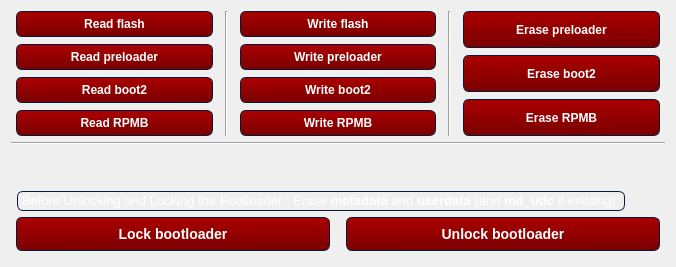
        <widget class="QWidget" name="tab">
         <attribute name="title">
          <string>Flash Tools</string>
         </attribute>
         <layout class="QVBoxLayout" name="verticalLayout_18">
          <item>
           <layout class="QHBoxLayout" name="horizontalLayout_13">
            <item>
             <spacer name="horizontalSpacer_14">
              <property name="orientation">
               <enum>Qt::Horizontal</enum>
              </property>
              <property name="sizeType">
               <enum>QSizePolicy::Fixed</enum>
              </property>
              <property name="sizeHint" stdset="0">
               <size>
                <width>5</width>
                <height>20</height>
               </size>
              </property>
             </spacer>
            </item>
            <item>
             <layout class="QVBoxLayout" name="verticalLayout_5">
              <item>
               <widget class="QPushButton" name="readflashbtn">
                <property name="sizePolicy">
                 <sizepolicy hsizetype="Minimum" vsizetype="Minimum">
                  <horstretch>0</horstretch>
                  <verstretch>0</verstretch>
                 </sizepolicy>
                </property>
                <property name="styleSheet">
                 <string notr="true">/*-----QPushButton-----*/
QPushButton
{
	background-color: qlineargradient(spread:repeat, x1:0.486, y1:0, x2:0.505, y2:1, stop:0.00480769 rgba(170, 0, 0, 255),stop:1 rgba(122, 0, 0, 255));
	color: #ffffff;
	font-weight: bold;
	border-style: solid;
	border-width: 1px;
	border-radius: 6px;
	border-color: #051a39;
	padding: 5px;

}



QPushButton::hover
{
	background-color: #9c0000;
	color: #ffffff;
	border-style: solid;
	border-width: 1px;
	border-radius: 6px;
	border-color: #051a39;
	padding: 5px;

}

QPushButton::disabled
{
	background-color: #404040;
	color: #656565;
	border-color: #051a39;

}


QPushButton::pressed
{
	background-color: #880000;
	color: #ffffff;
	border-style: solid;
	border-width: 2px;
	border-radius: 6px;
	border-color: #000000;
	padding: 5px;

}
</string>
                </property>
                <property name="text">
                 <string>Read flash</string>
                </property>
               </widget>
              </item>
              <item>
               <spacer name="verticalSpacer_2">
                <property name="orientation">
                 <enum>Qt::Vertical</enum>
                </property>
                <property name="sizeType">
                 <enum>QSizePolicy::Fixed</enum>
                </property>
                <property name="sizeHint" stdset="0">
                 <size>
                  <width>20</width>
                  <height>1</height>
                 </size>
                </property>
               </spacer>
              </item>
              <item>
               <widget class="QPushButton" name="readpreloaderbtn">
                <property name="sizePolicy">
                 <sizepolicy hsizetype="Minimum" vsizetype="Minimum">
                  <horstretch>0</horstretch>
                  <verstretch>0</verstretch>
                 </sizepolicy>
                </property>
                <property name="styleSheet">
                 <string notr="true">/*-----QPushButton-----*/
QPushButton
{
	background-color: qlineargradient(spread:repeat, x1:0.486, y1:0, x2:0.505, y2:1, stop:0.00480769 rgba(170, 0, 0, 255),stop:1 rgba(122, 0, 0, 255));
	color: #ffffff;
	font-weight: bold;
	border-style: solid;
	border-width: 1px;
	border-radius: 6px;
	border-color: #051a39;
	padding: 5px;

}



QPushButton::hover
{
	background-color: #9c0000;
	color: #ffffff;
	border-style: solid;
	border-width: 1px;
	border-radius: 6px;
	border-color: #051a39;
	padding: 5px;

}

QPushButton::disabled
{
	background-color: #404040;
	color: #656565;
	border-color: #051a39;

}


QPushButton::pressed
{
	background-color: #880000;
	color: #ffffff;
	border-style: solid;
	border-width: 2px;
	border-radius: 6px;
	border-color: #000000;
	padding: 5px;

}
</string>
                </property>
                <property name="text">
                 <string>Read preloader</string>
                </property>
               </widget>
              </item>
              <item>
               <spacer name="verticalSpacer_3">
                <property name="orientation">
                 <enum>Qt::Vertical</enum>
                </property>
                <property name="sizeType">
                 <enum>QSizePolicy::Fixed</enum>
                </property>
                <property name="sizeHint" stdset="0">
                 <size>
                  <width>20</width>
                  <height>1</height>
                 </size>
                </property>
               </spacer>
              </item>
              <item>
               <widget class="QPushButton" name="readboot2btn">
                <property name="sizePolicy">
                 <sizepolicy hsizetype="Minimum" vsizetype="Minimum">
                  <horstretch>0</horstretch>
                  <verstretch>0</verstretch>
                 </sizepolicy>
                </property>
                <property name="styleSheet">
                 <string notr="true">/*-----QPushButton-----*/
QPushButton
{
	background-color: qlineargradient(spread:repeat, x1:0.486, y1:0, x2:0.505, y2:1, stop:0.00480769 rgba(170, 0, 0, 255),stop:1 rgba(122, 0, 0, 255));
	color: #ffffff;
	font-weight: bold;
	border-style: solid;
	border-width: 1px;
	border-radius: 6px;
	border-color: #051a39;
	padding: 5px;

}



QPushButton::hover
{
	background-color: #9c0000;
	color: #ffffff;
	border-style: solid;
	border-width: 1px;
	border-radius: 6px;
	border-color: #051a39;
	padding: 5px;

}

QPushButton::disabled
{
	background-color: #404040;
	color: #656565;
	border-color: #051a39;

}


QPushButton::pressed
{
	background-color: #880000;
	color: #ffffff;
	border-style: solid;
	border-width: 2px;
	border-radius: 6px;
	border-color: #000000;
	padding: 5px;

}
</string>
                </property>
                <property name="text">
                 <string>Read boot2</string>
                </property>
               </widget>
              </item>
              <item>
               <spacer name="verticalSpacer_11">
                <property name="orientation">
                 <enum>Qt::Vertical</enum>
                </property>
                <property name="sizeType">
                 <enum>QSizePolicy::Fixed</enum>
                </property>
                <property name="sizeHint" stdset="0">
                 <size>
                  <width>20</width>
                  <height>1</height>
                 </size>
                </property>
               </spacer>
              </item>
              <item>
               <widget class="QPushButton" name="readrpmbbtn">
                <property name="sizePolicy">
                 <sizepolicy hsizetype="Minimum" vsizetype="Minimum">
                  <horstretch>0</horstretch>
                  <verstretch>0</verstretch>
                 </sizepolicy>
                </property>
                <property name="styleSheet">
                 <string notr="true">/*-----QPushButton-----*/
QPushButton
{
	background-color: qlineargradient(spread:repeat, x1:0.486, y1:0, x2:0.505, y2:1, stop:0.00480769 rgba(170, 0, 0, 255),stop:1 rgba(122, 0, 0, 255));
	color: #ffffff;
	font-weight: bold;
	border-style: solid;
	border-width: 1px;
	border-radius: 6px;
	border-color: #051a39;
	padding: 5px;

}



QPushButton::hover
{
	background-color: #9c0000;
	color: #ffffff;
	border-style: solid;
	border-width: 1px;
	border-radius: 6px;
	border-color: #051a39;
	padding: 5px;

}

QPushButton::disabled
{
	background-color: #404040;
	color: #656565;
	border-color: #051a39;

}


QPushButton::pressed
{
	background-color: #880000;
	color: #ffffff;
	border-style: solid;
	border-width: 2px;
	border-radius: 6px;
	border-color: #000000;
	padding: 5px;

}
</string>
                </property>
                <property name="text">
                 <string>Read RPMB</string>
                </property>
               </widget>
              </item>
             </layout>
            </item>
            <item>
             <widget class="Line" name="line">
              <property name="minimumSize">
               <size>
                <width>15</width>
                <height>0</height>
               </size>
              </property>
              <property name="orientation">
               <enum>Qt::Vertical</enum>
              </property>
             </widget>
            </item>
            <item>
             <layout class="QVBoxLayout" name="verticalLayout_3">
              <item>
               <widget class="QPushButton" name="writeflashbtn">
                <property name="sizePolicy">
                 <sizepolicy hsizetype="Minimum" vsizetype="Minimum">
                  <horstretch>0</horstretch>
                  <verstretch>0</verstretch>
                 </sizepolicy>
                </property>
                <property name="styleSheet">
                 <string notr="true">/*-----QPushButton-----*/
QPushButton
{
	background-color: qlineargradient(spread:repeat, x1:0.486, y1:0, x2:0.505, y2:1, stop:0.00480769 rgba(170, 0, 0, 255),stop:1 rgba(122, 0, 0, 255));
	color: #ffffff;
	font-weight: bold;
	border-style: solid;
	border-width: 1px;
	border-radius: 6px;
	border-color: #051a39;
	padding: 5px;

}



QPushButton::hover
{
	background-color: #9c0000;
	color: #ffffff;
	border-style: solid;
	border-width: 1px;
	border-radius: 6px;
	border-color: #051a39;
	padding: 5px;

}

QPushButton::disabled
{
	background-color: #404040;
	color: #656565;
	border-color: #051a39;

}


QPushButton::pressed
{
	background-color: #880000;
	color: #ffffff;
	border-style: solid;
	border-width: 2px;
	border-radius: 6px;
	border-color: #000000;
	padding: 5px;

}
</string>
                </property>
                <property name="text">
                 <string>Write flash</string>
                </property>
               </widget>
              </item>
              <item>
               <spacer name="verticalSpacer_12">
                <property name="orientation">
                 <enum>Qt::Vertical</enum>
                </property>
                <property name="sizeType">
                 <enum>QSizePolicy::Fixed</enum>
                </property>
                <property name="sizeHint" stdset="0">
                 <size>
                  <width>20</width>
                  <height>1</height>
                 </size>
                </property>
               </spacer>
              </item>
              <item>
               <widget class="QPushButton" name="writepreloaderbtn">
                <property name="sizePolicy">
                 <sizepolicy hsizetype="Minimum" vsizetype="Minimum">
                  <horstretch>0</horstretch>
                  <verstretch>0</verstretch>
                 </sizepolicy>
                </property>
                <property name="styleSheet">
                 <string notr="true">/*-----QPushButton-----*/
QPushButton
{
	background-color: qlineargradient(spread:repeat, x1:0.486, y1:0, x2:0.505, y2:1, stop:0.00480769 rgba(170, 0, 0, 255),stop:1 rgba(122, 0, 0, 255));
	color: #ffffff;
	font-weight: bold;
	border-style: solid;
	border-width: 1px;
	border-radius: 6px;
	border-color: #051a39;
	padding: 5px;

}



QPushButton::hover
{
	background-color: #9c0000;
	color: #ffffff;
	border-style: solid;
	border-width: 1px;
	border-radius: 6px;
	border-color: #051a39;
	padding: 5px;

}

QPushButton::disabled
{
	background-color: #404040;
	color: #656565;
	border-color: #051a39;

}


QPushButton::pressed
{
	background-color: #880000;
	color: #ffffff;
	border-style: solid;
	border-width: 2px;
	border-radius: 6px;
	border-color: #000000;
	padding: 5px;

}
</string>
                </property>
                <property name="text">
                 <string>Write preloader</string>
                </property>
               </widget>
              </item>
              <item>
               <spacer name="verticalSpacer_13">
                <property name="orientation">
                 <enum>Qt::Vertical</enum>
                </property>
                <property name="sizeType">
                 <enum>QSizePolicy::Fixed</enum>
                </property>
                <property name="sizeHint" stdset="0">
                 <size>
                  <width>20</width>
                  <height>1</height>
                 </size>
                </property>
               </spacer>
              </item>
              <item>
               <widget class="QPushButton" name="writeboot2btn">
                <property name="sizePolicy">
                 <sizepolicy hsizetype="Minimum" vsizetype="Minimum">
                  <horstretch>0</horstretch>
                  <verstretch>0</verstretch>
                 </sizepolicy>
                </property>
                <property name="styleSheet">
                 <string notr="true">/*-----QPushButton-----*/
QPushButton
{
	background-color: qlineargradient(spread:repeat, x1:0.486, y1:0, x2:0.505, y2:1, stop:0.00480769 rgba(170, 0, 0, 255),stop:1 rgba(122, 0, 0, 255));
	color: #ffffff;
	font-weight: bold;
	border-style: solid;
	border-width: 1px;
	border-radius: 6px;
	border-color: #051a39;
	padding: 5px;

}



QPushButton::hover
{
	background-color: #9c0000;
	color: #ffffff;
	border-style: solid;
	border-width: 1px;
	border-radius: 6px;
	border-color: #051a39;
	padding: 5px;

}

QPushButton::disabled
{
	background-color: #404040;
	color: #656565;
	border-color: #051a39;

}


QPushButton::pressed
{
	background-color: #880000;
	color: #ffffff;
	border-style: solid;
	border-width: 2px;
	border-radius: 6px;
	border-color: #000000;
	padding: 5px;

}
</string>
                </property>
                <property name="text">
                 <string>Write boot2</string>
                </property>
               </widget>
              </item>
              <item>
               <spacer name="verticalSpacer_14">
                <property name="orientation">
                 <enum>Qt::Vertical</enum>
                </property>
                <property name="sizeType">
                 <enum>QSizePolicy::Fixed</enum>
                </property>
                <property name="sizeHint" stdset="0">
                 <size>
                  <width>20</width>
                  <height>1</height>
                 </size>
                </property>
               </spacer>
              </item>
              <item>
               <widget class="QPushButton" name="writerpmbbtn">
                <property name="sizePolicy">
                 <sizepolicy hsizetype="Minimum" vsizetype="Minimum">
                  <horstretch>0</horstretch>
                  <verstretch>0</verstretch>
                 </sizepolicy>
                </property>
                <property name="styleSheet">
                 <string notr="true">/*-----QPushButton-----*/
QPushButton
{
	background-color: qlineargradient(spread:repeat, x1:0.486, y1:0, x2:0.505, y2:1, stop:0.00480769 rgba(170, 0, 0, 255),stop:1 rgba(122, 0, 0, 255));
	color: #ffffff;
	font-weight: bold;
	border-style: solid;
	border-width: 1px;
	border-radius: 6px;
	border-color: #051a39;
	padding: 5px;

}



QPushButton::hover
{
	background-color: #9c0000;
	color: #ffffff;
	border-style: solid;
	border-width: 1px;
	border-radius: 6px;
	border-color: #051a39;
	padding: 5px;

}

QPushButton::disabled
{
	background-color: #404040;
	color: #656565;
	border-color: #051a39;

}


QPushButton::pressed
{
	background-color: #880000;
	color: #ffffff;
	border-style: solid;
	border-width: 2px;
	border-radius: 6px;
	border-color: #000000;
	padding: 5px;

}
</string>
                </property>
                <property name="text">
                 <string>Write RPMB</string>
                </property>
               </widget>
              </item>
             </layout>
            </item>
            <item>
             <widget class="Line" name="line_3">
              <property name="minimumSize">
               <size>
                <width>15</width>
                <height>0</height>
               </size>
              </property>
              <property name="orientation">
               <enum>Qt::Vertical</enum>
              </property>
             </widget>
            </item>
            <item>
             <layout class="QVBoxLayout" name="verticalLayout_4">
              <item>
               <widget class="QPushButton" name="erasepreloaderbtn">
                <property name="sizePolicy">
                 <sizepolicy hsizetype="Minimum" vsizetype="Minimum">
                  <horstretch>0</horstretch>
                  <verstretch>0</verstretch>
                 </sizepolicy>
                </property>
                <property name="styleSheet">
                 <string notr="true">/*-----QPushButton-----*/
QPushButton
{
	background-color: qlineargradient(spread:repeat, x1:0.486, y1:0, x2:0.505, y2:1, stop:0.00480769 rgba(170, 0, 0, 255),stop:1 rgba(122, 0, 0, 255));
	color: #ffffff;
	font-weight: bold;
	border-style: solid;
	border-width: 1px;
	border-radius: 6px;
	border-color: #051a39;
	padding: 5px;

}



QPushButton::hover
{
	background-color: #9c0000;
	color: #ffffff;
	border-style: solid;
	border-width: 1px;
	border-radius: 6px;
	border-color: #051a39;
	padding: 5px;

}

QPushButton::disabled
{
	background-color: #404040;
	color: #656565;
	border-color: #051a39;

}


QPushButton::pressed
{
	background-color: #880000;
	color: #ffffff;
	border-style: solid;
	border-width: 2px;
	border-radius: 6px;
	border-color: #000000;
	padding: 5px;

}
</string>
                </property>
                <property name="text">
                 <string>Erase preloader</string>
                </property>
               </widget>
              </item>
              <item>
               <spacer name="verticalSpacer_15">
                <property name="orientation">
                 <enum>Qt::Vertical</enum>
                </property>
                <property name="sizeType">
                 <enum>QSizePolicy::Fixed</enum>
                </property>
                <property name="sizeHint" stdset="0">
                 <size>
                  <width>20</width>
                  <height>1</height>
                 </size>
                </property>
               </spacer>
              </item>
              <item>
               <widget class="QPushButton" name="eraseboot2btn">
                <property name="sizePolicy">
                 <sizepolicy hsizetype="Minimum" vsizetype="Minimum">
                  <horstretch>0</horstretch>
                  <verstretch>0</verstretch>
                 </sizepolicy>
                </property>
                <property name="styleSheet">
                 <string notr="true">/*-----QPushButton-----*/
QPushButton
{
	background-color: qlineargradient(spread:repeat, x1:0.486, y1:0, x2:0.505, y2:1, stop:0.00480769 rgba(170, 0, 0, 255),stop:1 rgba(122, 0, 0, 255));
	color: #ffffff;
	font-weight: bold;
	border-style: solid;
	border-width: 1px;
	border-radius: 6px;
	border-color: #051a39;
	padding: 5px;

}



QPushButton::hover
{
	background-color: #9c0000;
	color: #ffffff;
	border-style: solid;
	border-width: 1px;
	border-radius: 6px;
	border-color: #051a39;
	padding: 5px;

}

QPushButton::disabled
{
	background-color: #404040;
	color: #656565;
	border-color: #051a39;

}


QPushButton::pressed
{
	background-color: #880000;
	color: #ffffff;
	border-style: solid;
	border-width: 2px;
	border-radius: 6px;
	border-color: #000000;
	padding: 5px;

}
</string>
                </property>
                <property name="text">
                 <string>Erase boot2</string>
                </property>
               </widget>
              </item>
              <item>
               <spacer name="verticalSpacer_16">
                <property name="orientation">
                 <enum>Qt::Vertical</enum>
                </property>
                <property name="sizeType">
                 <enum>QSizePolicy::Fixed</enum>
                </property>
                <property name="sizeHint" stdset="0">
                 <size>
                  <width>20</width>
                  <height>1</height>
                 </size>
                </property>
               </spacer>
              </item>
              <item>
               <widget class="QPushButton" name="eraserpmbbtn">
                <property name="sizePolicy">
                 <sizepolicy hsizetype="Minimum" vsizetype="Minimum">
                  <horstretch>0</horstretch>
                  <verstretch>0</verstretch>
                 </sizepolicy>
                </property>
                <property name="styleSheet">
                 <string notr="true">/*-----QPushButton-----*/
QPushButton
{
	background-color: qlineargradient(spread:repeat, x1:0.486, y1:0, x2:0.505, y2:1, stop:0.00480769 rgba(170, 0, 0, 255),stop:1 rgba(122, 0, 0, 255));
	color: #ffffff;
	font-weight: bold;
	border-style: solid;
	border-width: 1px;
	border-radius: 6px;
	border-color: #051a39;
	padding: 5px;

}



QPushButton::hover
{
	background-color: #9c0000;
	color: #ffffff;
	border-style: solid;
	border-width: 1px;
	border-radius: 6px;
	border-color: #051a39;
	padding: 5px;

}

QPushButton::disabled
{
	background-color: #404040;
	color: #656565;
	border-color: #051a39;

}


QPushButton::pressed
{
	background-color: #880000;
	color: #ffffff;
	border-style: solid;
	border-width: 2px;
	border-radius: 6px;
	border-color: #000000;
	padding: 5px;

}
</string>
                </property>
                <property name="text">
                 <string>Erase RPMB</string>
                </property>
               </widget>
              </item>
             </layout>
            </item>
            <item>
             <spacer name="horizontalSpacer_15">
              <property name="orientation">
               <enum>Qt::Horizontal</enum>
              </property>
              <property name="sizeType">
               <enum>QSizePolicy::Fixed</enum>
              </property>
              <property name="sizeHint" stdset="0">
               <size>
                <width>5</width>
                <height>20</height>
               </size>
              </property>
             </spacer>
            </item>
           </layout>
          </item>
          <item>
           <layout class="QVBoxLayout" name="verticalLayout_2">
            <item>
             <widget class="Line" name="line_4">
              <property name="orientation">
               <enum>Qt::Horizontal</enum>
              </property>
             </widget>
            </item>
            <item>
             <spacer name="verticalSpacer">
              <property name="orientation">
               <enum>Qt::Vertical</enum>
              </property>
              <property name="sizeHint" stdset="0">
               <size>
                <width>20</width>
                <height>40</height>
               </size>
              </property>
             </spacer>
            </item>
            <item>
             <layout class="QHBoxLayout" name="horizontalLayout_15">
              <item>
               <spacer name="horizontalSpacer_16">
                <property name="orientation">
                 <enum>Qt::Horizontal</enum>
                </property>
                <property name="sizeType">
                 <enum>QSizePolicy::Minimum</enum>
                </property>
                <property name="sizeHint" stdset="0">
                 <size>
                  <width>6</width>
                  <height>20</height>
                 </size>
                </property>
               </spacer>
              </item>
              <item>
               <widget class="QLabel" name="label_5">
                <property name="styleSheet">
                 <string notr="true">	border-style: solid;
	border-width: 1px;
	border-radius: 6px;
	border-color: #051a39;
	padding: 1px;</string>
                </property>
                <property name="text">
                 <string>&lt;html&gt;&lt;head/&gt;&lt;body&gt;&lt;p&gt;&lt;span style=&quot; font-family:'-apple-system','BlinkMacSystemFont','Segoe UI','Helvetica','Arial','sans-serif','Apple Color Emoji','Segoe UI Emoji'; font-size:13px; color:#ffffff; background-color:transparent;&quot;&gt;Before Unlocking and Locking the Bootloader :&lt;/span&gt;&lt;span style=&quot; font-family:'-apple-system','BlinkMacSystemFont','Segoe UI','Helvetica','Arial','sans-serif','Apple Color Emoji','Segoe UI Emoji'; font-size:13px; color:#ffffff; background-color:transparent;&quot;&gt; Erase &lt;/span&gt;&lt;span style=&quot; font-family:'-apple-system','BlinkMacSystemFont','Segoe UI','Helvetica','Arial','sans-serif','Apple Color Emoji','Segoe UI Emoji'; font-size:13px; font-weight:700; color:#ffffff; background-color:transparent;&quot;&gt;metadata&lt;/span&gt;&lt;span style=&quot; font-family:'-apple-system','BlinkMacSystemFont','Segoe UI','Helvetica','Arial','sans-serif','Apple Color Emoji','Segoe UI Emoji'; font-size:13px; color:#ffffff; background-color:transparent;&quot;&gt; and &lt;/span&gt;&lt;span style=&quot; font-family:'-apple-system','BlinkMacSystemFont','Segoe UI','Helvetica','Arial','sans-serif','Apple Color Emoji','Segoe UI Emoji'; font-size:13px; font-weight:700; color:#ffffff; background-color:transparent;&quot;&gt;userdata&lt;/span&gt;&lt;span style=&quot; font-family:'-apple-system','BlinkMacSystemFont','Segoe UI','Helvetica','Arial','sans-serif','Apple Color Emoji','Segoe UI Emoji'; font-size:13px; color:#ffffff; background-color:transparent;&quot;&gt; (and &lt;/span&gt;&lt;span style=&quot; font-family:'-apple-system','BlinkMacSystemFont','Segoe UI','Helvetica','Arial','sans-serif','Apple Color Emoji','Segoe UI Emoji'; font-size:13px; font-weight:700; color:#ffffff; background-color:transparent;&quot;&gt;md_udc&lt;/span&gt;&lt;span style=&quot; font-family:'-apple-system','BlinkMacSystemFont','Segoe UI','Helvetica','Arial','sans-serif','Apple Color Emoji','Segoe UI Emoji'; font-size:13px; color:#ffffff; background-color:transparent;&quot;&gt; if existing):&lt;/span&gt;&lt;/p&gt;&lt;/body&gt;&lt;/html&gt;</string>
                </property>
               </widget>
              </item>
              <item>
               <spacer name="horizontalSpacer_17">
                <property name="orientation">
                 <enum>Qt::Horizontal</enum>
                </property>
                <property name="sizeHint" stdset="0">
                 <size>
                  <width>40</width>
                  <height>20</height>
                 </size>
                </property>
               </spacer>
              </item>
             </layout>
            </item>
            <item>
             <layout class="QHBoxLayout" name="horizontalLayout_12">
              <item>
               <spacer name="horizontalSpacer_11">
                <property name="orientation">
                 <enum>Qt::Horizontal</enum>
                </property>
                <property name="sizeType">
                 <enum>QSizePolicy::Fixed</enum>
                </property>
                <property name="sizeHint" stdset="0">
                 <size>
                  <width>5</width>
                  <height>20</height>
                 </size>
                </property>
               </spacer>
              </item>
              <item>
               <widget class="QPushButton" name="lockbutton">
                <property name="sizePolicy">
                 <sizepolicy hsizetype="Minimum" vsizetype="Minimum">
                  <horstretch>0</horstretch>
                  <verstretch>0</verstretch>
                 </sizepolicy>
                </property>
                <property name="styleSheet">
                 <string notr="true">/*-----QPushButton-----*/
QPushButton
{
	background-color: qlineargradient(spread:repeat, x1:0.486, y1:0, x2:0.505, y2:1, stop:0.00480769 rgba(170, 0, 0, 255),stop:1 rgba(122, 0, 0, 255));
	color: #ffffff;
	font-weight: bold;
	border-style: solid;
	border-width: 1px;
	border-radius: 6px;
	border-color: #051a39;
	padding: 8px;
	font-size:14px;

}



QPushButton::hover
{
	background-color: #9c0000;
	color: #ffffff;
	border-style: solid;
	border-width: 1px;
	border-radius: 6px;
	border-color: #051a39;
	padding: 5px;

}

QPushButton::disabled
{
	background-color: #404040;
	color: #656565;
	border-color: #051a39;

}


QPushButton::pressed
{
	background-color: #880000;
	color: #ffffff;
	border-style: solid;
	border-width: 2px;
	border-radius: 6px;
	border-color: #000000;
	padding: 5px;

}
</string>
                </property>
                <property name="text">
                 <string>Lock bootloader</string>
                </property>
               </widget>
              </item>
              <item>
               <spacer name="horizontalSpacer_13">
                <property name="orientation">
                 <enum>Qt::Horizontal</enum>
                </property>
                <property name="sizeType">
                 <enum>QSizePolicy::Fixed</enum>
                </property>
                <property name="sizeHint" stdset="0">
                 <size>
                  <width>10</width>
                  <height>20</height>
                 </size>
                </property>
               </spacer>
              </item>
              <item>
               <widget class="QPushButton" name="unlockbutton">
                <property name="sizePolicy">
                 <sizepolicy hsizetype="Minimum" vsizetype="Minimum">
                  <horstretch>0</horstretch>
                  <verstretch>0</verstretch>
                 </sizepolicy>
                </property>
                <property name="styleSheet">
                 <string notr="true">/*-----QPushButton-----*/
QPushButton
{
	background-color: qlineargradient(spread:repeat, x1:0.486, y1:0, x2:0.505, y2:1, stop:0.00480769 rgba(170, 0, 0, 255),stop:1 rgba(122, 0, 0, 255));
	color: #ffffff;
	font-weight: bold;
	border-style: solid;
	border-width: 1px;
	border-radius: 6px;
	border-color: #051a39;
	padding: 8px;
	font-size:14px;

}



QPushButton::hover
{
	background-color: #9c0000;
	color: #ffffff;
	border-style: solid;
	border-width: 1px;
	border-radius: 6px;
	border-color: #051a39;
	padding: 5px;

}

QPushButton::disabled
{
	background-color: #404040;
	color: #656565;
	border-color: #051a39;

}


QPushButton::pressed
{
	background-color: #880000;
	color: #ffffff;
	border-style: solid;
	border-width: 2px;
	border-radius: 6px;
	border-color: #000000;
	padding: 5px;

}
</string>
                </property>
                <property name="text">
                 <string>Unlock bootloader</string>
                </property>
               </widget>
              </item>
              <item>
               <spacer name="horizontalSpacer_12">
                <property name="orientation">
                 <enum>Qt::Horizontal</enum>
                </property>
                <property name="sizeType">
                 <enum>QSizePolicy::Fixed</enum>
                </property>
                <property name="sizeHint" stdset="0">
                 <size>
                  <width>5</width>
                  <height>20</height>
                 </size>
                </property>
               </spacer>
              </item>
             </layout>
            </item>
           </layout>
          </item>
          <item>
           <spacer name="verticalSpacer_21">
            <property name="orientation">
             <enum>Qt::Vertical</enum>
            </property>
            <property name="sizeType">
             <enum>QSizePolicy::Fixed</enum>
            </property>
            <property name="sizeHint" stdset="0">
             <size>
              <width>20</width>
              <height>5</height>
             </size>
            </property>
           </spacer>
          </item>
         </layout>
        </widget>
